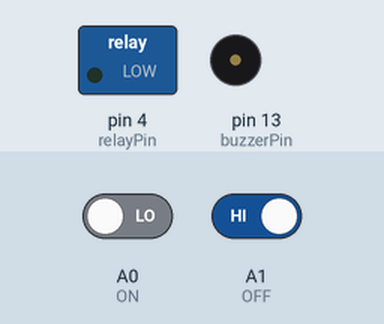
This sketch was run on a simulated Arduino Uno, built with avr-gcc and run on an emulated ATmega328P. On the bench: switched loads named in the sketch (green lamp = pin HIGH), buzzer (waves = sounding). The test bench sets the inputs (shaded band); at power-on: A1 (OFF) HIGH, A0 (ON) LOW.

Above: at 3.2 s.
3.3 s: A1 (OFF) driven LOW
At 7.6 s:
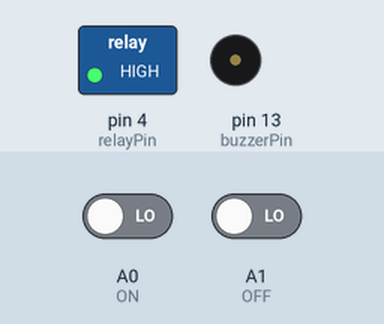
7.8 s: A1 (OFF) driven HIGH
At 12.1 s:
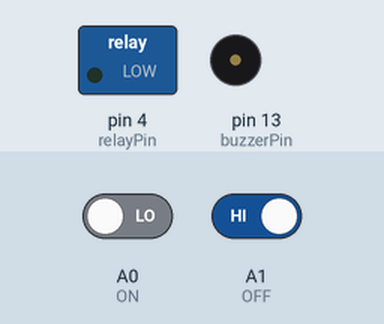
12.3 s: A0 (ON) driven HIGH
At 13.0 s:
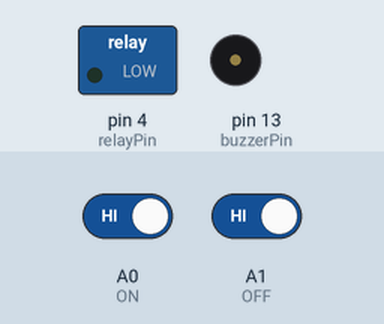
14.0 s: A0 (ON) driven LOW
At 14.7 s:
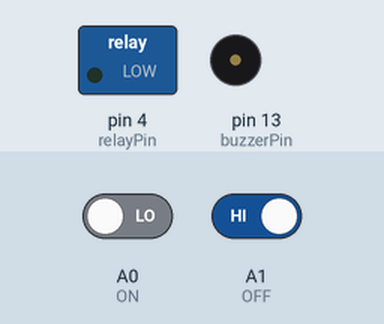
Timing chart, 0 to 19.5 s (numbered marks = the images above; inputs shaded):
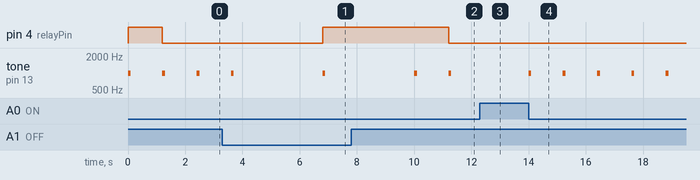

Measured:
- after the input at 3.3 s, pin 4 (relayPin): LOW → HIGH after 3.5 s; tone on pin 13 (buzzerPin): silent → 1000 Hz after 3.5 s, → silent 0.10 s later
- after the input at 7.8 s, pin 4 (relayPin): HIGH → LOW after 3.4 s
- after the input at 12.3 s, tone on pin 13 (buzzerPin): stops changing and stays silent
- after the input at 14.0 s, tone on pin 13 (buzzerPin): alternates 1000 Hz for 0.10 s and silent for 1.1 s, starting at once
- by itself, tone on pin 13 (buzzerPin): alternates 1000 Hz for 0.10 s and silent for 1.1 s

The sketch:

CH6_2.ino
```cpp
// ===== ch6_2.ino =====
const int ON=A0, OFF=A1;
//宣告A0腳為ON信號輸入； A1腳為OFF信號輸入
const int relayPin=4;      //宣告relayPin信號連接4腳
const int buzzerPin=13;   //宣告buzzerPin信號連接13腳
const int on=0, off=1;      //宣告低態動作信號
const int onDelay=1000;   //宣告開啟延遲時間
const int offDelay=3000;    //宣告關閉延遲時間
void beep(void);      //宣告嗶聲函數
//==================================
void setup() {
  pinMode(relayPin, OUTPUT);    //將relayPin腳規畫為輸出埠
  digitalWrite(relayPin, off);    //relayPin初值設定為off
  pinMode(buzzerPin, OUTPUT); //將buzzerPin腳規畫為輸出埠
  digitalWrite(buzzerPin, 0);   //buzzerPin初值設定為0
}
//==================================
void loop() {
  int i=digitalRead(OFF);       //讀取OFF鈕
  if(!i) {            //若按下OFF鈕
    beep();         //嗶一聲
    delay(offDelay);      //延遲offDelay時間
    digitalWrite(relayPin, off);  //關閉繼電器
  }
  else{
    int i=digitalRead(ON);    //讀取ON鈕
    if(!i) {          //若按ON鈕
      beep();       //嗶一聲
      delay(onDelay);     //延遲onDelay時間
      digitalWrite(relayPin, on); //開啟繼電器
    }
  }
}
//beep()函數
void beep(void) {
  tone(buzzerPin, 1000);      //輸出1KH聲音
  delay(100);         //持續0.1秒
  noTone(buzzerPin);      //停止輸出聲音
  delay(100);         //持續0.1秒
}
```
